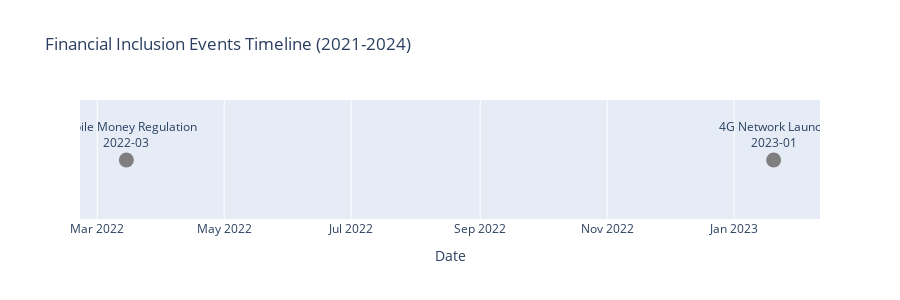

Write notebook code for a chart like this one.
### Code cell
# Event Timeline and Visual Analysis
events = df[df['record_type'] == 'event'].copy()
# Robust date parsing: coerce errors, fallback to collection_date
events['observation_date_parsed'] = pd.to_datetime(events['observation_date'], errors='coerce')
mask = events['observation_date_parsed'].isna()
if mask.any():
    events.loc[mask, 'observation_date_parsed'] = pd.to_datetime(events.loc[mask, 'collection_date'], errors='coerce')

# Drop events without any parsable date for timeline purposes
valid_events = events[events['observation_date_parsed'].notna()].copy()
valid_events = valid_events.sort_values('observation_date_parsed')

# Create event timeline
fig = go.Figure()

event_colors = {
    'Product Launch': '#1f77b4',
    'Market Entry': '#ff7f0e',
    'Policy': '#2ca02c',
    'Infrastructure': '#d62728'
}

for _, event in valid_events.iterrows():
    category = event['indicator']
    color = event_colors.get(category, '#7f7f7f')
    
    fig.add_trace(go.Scatter(
        x=[event['observation_date_parsed']],
        y=[1],
        mode='markers+text',
        marker=dict(size=15, color=color),
        text=f"{event['indicator']}<br>{event['observation_date_parsed'].strftime('%Y-%m')}",
        textposition='top center',
        name=event['indicator'],
        showlegend=False
    ))

fig.update_layout(
    title='Financial Inclusion Events Timeline (2021-2024)',
    xaxis_title='Date',
    yaxis=dict(showticklabels=False, showgrid=False),
    height=300,
)

fig.show()

print("=== EVENT TIMELINE ===")
for _, event in valid_events.iterrows():
    print(f"{event['observation_date_parsed'].strftime('%Y-%m-%d')}: {event['indicator']} ({event.get('source_name','')})")

### Figure 1 — Plotly figure (JSON) as saved in the notebook; plotly's stock layout.template omitted (floating-point values rounded to 4 significant figures)
{"data": [{"marker": {"color": "#7f7f7f", "size": 15}, "mode": "markers+text", "name": "Mobile Money Regulation", "showlegend": false, "text": "Mobile Money Regulation<br>2022-03", "textposition": "top center", "type": "scatter", "x": ["2022-03-15T00:00:00"], "y": [1]}, {"marker": {"color": "#7f7f7f", "size": 15}, "mode": "markers+text", "name": "4G Network Launch", "showlegend": false, "text": "4G Network Launch<br>2023-01", "textposition": "top center", "type": "scatter", "x": ["2023-01-20T00:00:00"], "y": [1]}], "layout": {"height": 300, "title": {"text": "Financial Inclusion Events Timeline (2021-2024)"}, "xaxis": {"title": {"text": "Date"}}, "yaxis": {"showgrid": false, "showticklabels": false}}}
